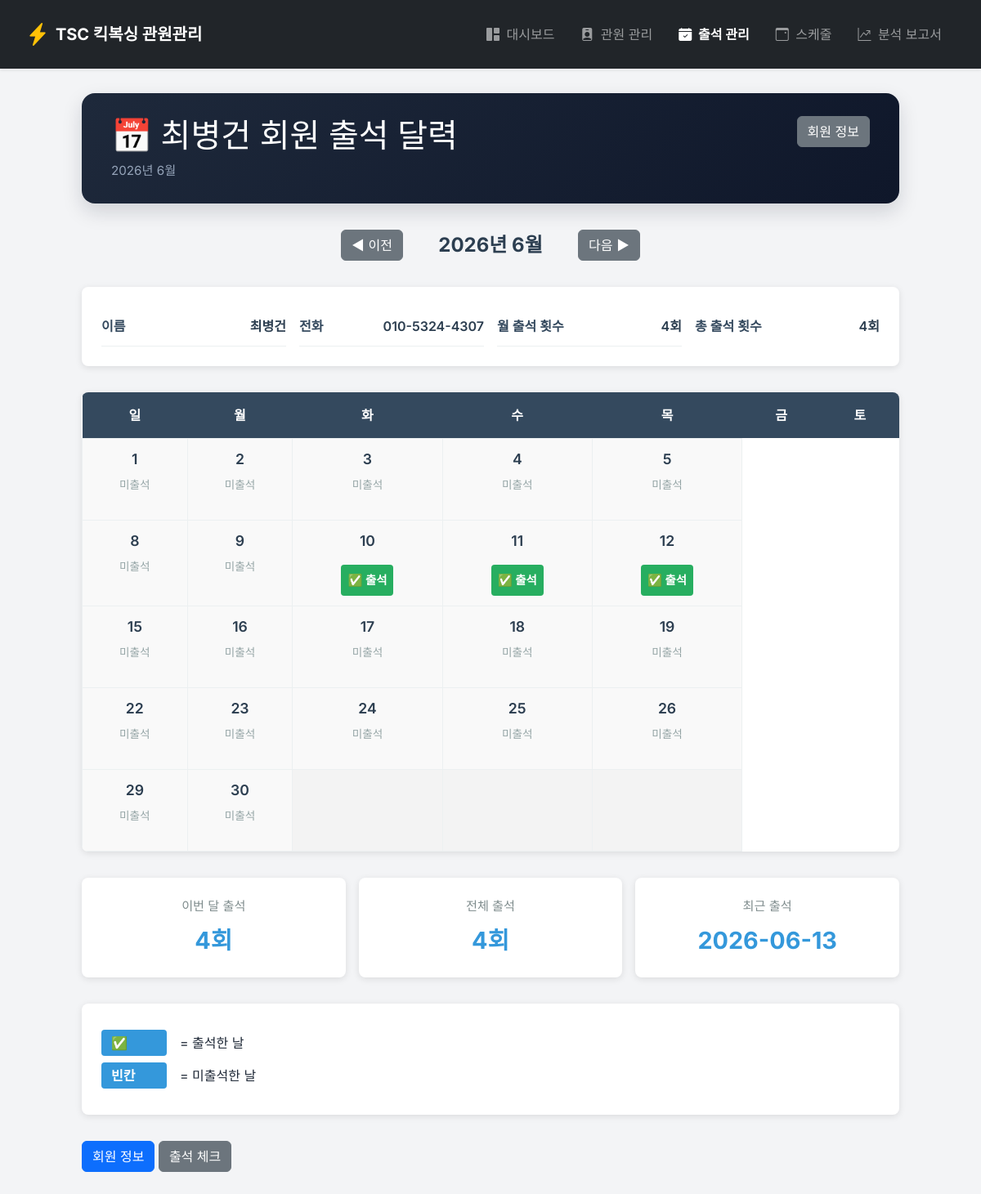
Page /attendance/calendar/1 on the earlier database version.
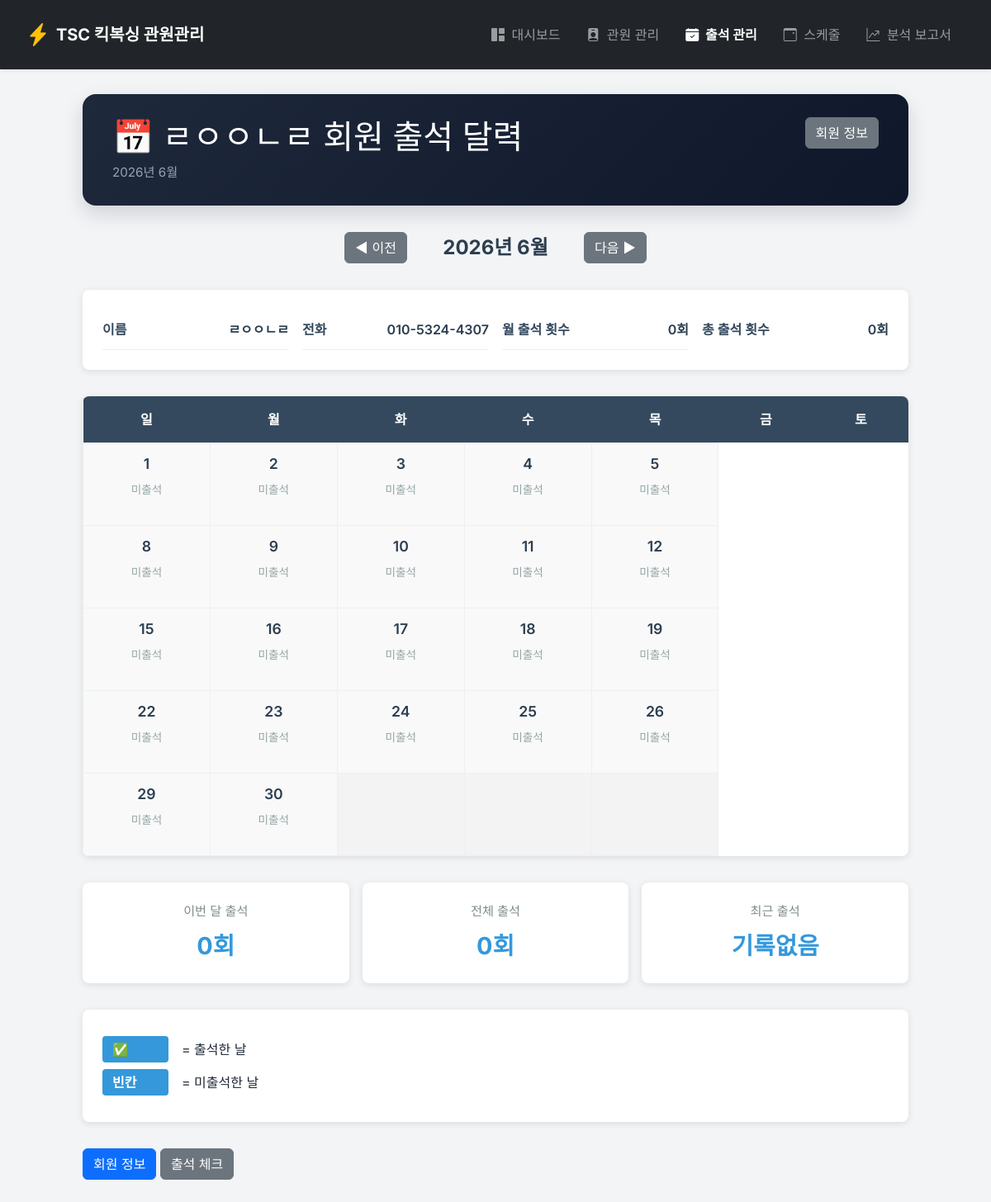
Same page on the later database version.
### tables this page shows
CREATE TABLE members (
            id INTEGER PRIMARY KEY AUTOINCREMENT,
            name TEXT NOT NULL,
            phone TEXT,
            parent_phone TEXT,
            birth_date TEXT,
            gender TEXT,
            branch TEXT DEFAULT '태평동',
            registration_date TEXT NOT NULL,
            membership_type INTEGER NOT NULL,
            membership_start_date TEXT,
            expiry_date TEXT NOT NULL,
            status TEXT DEFAULT 'active',
            memo TEXT,
            created_at TIMESTAMP DEFAULT CURRENT_TIMESTAMP,
            updated_at TIMESTAMP DEFAULT CURRENT_TIMESTAMP
        , suspension_start_date TEXT, suspension_end_date TEXT);

### app.py (the view)
@app.route('/attendance/calendar/<int:member_id>')
def member_attendance_calendar(member_id):
    member = get_member_by_id(member_id)
    if not member:
        return redirect(url_for('members'))
    year = request.args.get('year', datetime.now().year, type=int)
    month = request.args.get('month', datetime.now().month, type=int)
    attendance_set = set(get_member_attendance_by_month(member_id, year, month))
    return render_template('member_attendance_calendar.html',
                           member=member, year=year, month=month,
                           calendar_weeks=get_calendar_data(year, month, exclude_weekend=True),
                           attendance_set=attendance_set)

### app.py (called while the page is built)
def get_calendar_data(year, month, exclude_weekend=False):
    first_day_of_week = calendar.monthrange(year, month)[0]
    days_in_month = calendar.monthrange(year, month)[1]
    calendar_weeks = []
    current_week = [None] * first_day_of_week
    for day in range(1, days_in_month + 1):
        current_week.append(day)
        if len(current_week) == 7:
            if exclude_weekend:
                calendar_weeks.append(current_week[0:5])
            else:
                calendar_weeks.append(current_week)
            current_week = []
    if current_week:
        current_week += [None] * (7 - len(current_week))
        if exclude_weekend:
            calendar_weeks.append(current_week[0:5])
        else:
            calendar_weeks.append(current_week)
    return calendar_weeks

### database.py (called while the page is built)
def get_db_connection():
    if USE_POSTGRES:
        return PostgresConnection(psycopg2.connect(DATABASE_URL, sslmode='require'))
    conn = sqlite3.connect(DATABASE_PATH)
    conn.row_factory = sqlite3.Row
    return conn

def get_member_by_id(member_id):
    conn = get_db_connection()
    cursor = conn.cursor()
    cursor.execute('''
        SELECT m.*,
               (SELECT COUNT(*) FROM attendance WHERE member_id = m.id) as total_attendance,
               (SELECT MAX(attendance_date) FROM attendance WHERE member_id = m.id) as last_attendance
        FROM members m WHERE m.id = ?
    ''', (member_id,))
    result = cursor.fetchone()
    conn.close()
    return result

def get_member_attendance_by_month(member_id, year, month):
    start_date = f'{year}-{month:02d}-01'
    end_date = f'{year+1}-01-01' if month == 12 else f'{year}-{month+1:02d}-01'
    conn = get_db_connection()
    cursor = conn.cursor()
    cursor.execute('''
        SELECT DISTINCT attendance_date FROM attendance
        WHERE member_id = ? AND attendance_date >= ? AND attendance_date < ?
        ORDER BY attendance_date
    ''', (member_id, start_date, end_date))
    result = cursor.fetchall()
    conn.close()
    return [row['attendance_date'] for row in result]

### templates/member_attendance_calendar.html (shortened to what this page needs)
{% extends "base.html" %}
{% block content %}
<div class="calendar-page">
    <div class="page-header">
        <div>
            <h1>📅 {{ member.name }} 회원 출석 달력</h1>
            <p class="subtitle">{{ year }}년 {{ month }}월</p>
        </div>
        <div class="header-actions">
            <a href="{{ url_for('member_detail', member_id=member.id) }}" class="btn btn-secondary">회원 정보</a>
        </div>
    </div>
    <div class="calendar-nav">
        <a href="{{ url_for('member_attendance_calendar', member_id=member.id, year=year-1 if month == 1 else year, month=month-1 if month > 1 else 12) }}" class="btn btn-secondary">◀ 이전</a>
        <span class="calendar-title">{{ year }}년 {{ month }}월</span>
        <a href="{{ url_for('member_attendance_calendar', member_id=member.id, year=year+1 if month == 12 else year, month=month+1 if month < 12 else 1) }}" class="btn btn-secondary">다음 ▶</a>
    </div>
    <div class="member-info-box">
        <div class="info-item">
            <span class="label">이름</span>
            <span class="value">{{ member.name }}</span>
        </div>
        <div class="info-item">
            <span class="label">전화</span>
            <span class="value">{{ member.phone or '-' }}</span>
        </div>
        <div class="info-item">
            <span class="label">월 출석 횟수</span>
            <span class="value">{{ attendance_set|length }}회</span>
        </div>
        <div class="info-item">
            <span class="label">총 출석 횟수</span>
            <span class="value">{{ member.total_attendance or 0 }}회</span>
        </div>
    </div>
    <div class="calendar-container">
        <table class="calendar-table">
            <thead>
                <tr>
                    <th>일</th>
                    <th>월</th>
                    <th>화</th>
                    <th>수</th>
                    <th>목</th>
                    <th>금</th>
                    <th>토</th>
                </tr>
            </thead>
            <tbody>
                {% for week in calendar_weeks %}
                <tr>
                    {% for day in week %}
                    <td class="calendar-day {% if day is none %}other-month{% endif %}">
                        {% if day is not none %}
                            {% set date_str = '%04d-%02d-%02d'|format(year, month, day) %}
                            <div class="day-header">{{ day }}</div>
                            {% if date_str in attendance_set %}
                            <div class="attendance-mark">✅ 출석</div>
                            {% else %}
                            <div class="no-attendance">미출석</div>
                            {% endif %}
                        {% endif %}
                    </td>
                    {% endfor %}
                </tr>
                {% endfor %}
            </tbody>
        </table>
    </div>
    <div class="calendar-stats">
        <div class="stat-box">
            <span class="stat-label">이번 달 출석</span>
            <span class="stat-value">{{ attendance_set|length }}회</span>
        </div>
        <div class="stat-box">
            <span class="stat-label">전체 출석</span>
            <span class="stat-value">{{ member.total_attendance or 0 }}회</span>
        </div>
        <div class="stat-box">
            <span class="stat-label">최근 출석</span>
            <span class="stat-value">{{ member.last_attendance or '기록없음' }}</span>
        </div>
    </div>
    <div class="calendar-legend">
        <div class="legend-item">
            <span class="legend-badge">✅</span> = 출석한 날
        </div>
        <div class="legend-item">
            <span class="legend-badge">빈칸</span> = 미출석한 날
        </div>
    </div>
    <div class="action-buttons">
        <a href="{{ url_for('member_detail', member_id=member.id) }}" class="btn btn-primary">회원 정보</a>
        <a href="{{ url_for('attendance') }}" class="btn btn-secondary">출석 체크</a>
    </div>
</div>
{% endblock %}

### templates/base.html (shortened to what this page needs)
<!DOCTYPE html>
<html lang="ko">
<head>
    <link href="https://cdn.jsdelivr.net/npm/bootstrap@5.3.0/dist/css/bootstrap.min.css" rel="stylesheet">
    <link href="https://cdn.jsdelivr.net/npm/bootstrap-icons@1.11.0/font/bootstrap-icons.css" rel="stylesheet">
</head>
<body>
    <nav class="navbar navbar-expand-lg navbar-dark bg-dark shadow-sm py-3 px-2">
        <div class="container-fluid px-4">
            <a class="navbar-brand fw-bold d-flex align-items-center gap-2" href="/">
                <i class="bi bi-lightning-charge-fill text-warning fs-3"></i>
                <span>TSC 킥복싱 관원관리</span>
            </a>
            <div class="collapse navbar-collapse" id="navbarNav">
                <ul class="navbar-nav ms-auto fs-6">
                    <li class="nav-item px-2">
                        <a class="nav-link {% if request.path == '/' %}active fw-bold text-white{% endif %}" href="/">
                            <i class="bi bi-grid-1x2-fill me-1"></i> 대시보드
                        </a>
                    </li>
                    <li class="nav-item px-2">
                        <a class="nav-link {% if request.path.startswith('/members') %}active fw-bold text-white{% endif %}" href="/members">
                            <i class="bi bi-person-badge-fill me-1"></i> 관원 관리
                        </a>
                    </li>
                    <li class="nav-item px-2">
                        <a class="nav-white nav-link {% if request.path.startswith('/attendance') %}active fw-bold text-white{% endif %}" href="/attendance">
                            <i class="bi bi-calendar-check-fill me-1"></i> 출석 관리
                        </a>
                    </li>
                    <li class="nav-item px-2">
                        <a class="nav-link {% if request.path.startswith('/schedule') %}active fw-bold text-white{% endif %}" href="/schedule">
                            <i class="bi bi-calendar3-event me-1"></i> 스케줄
                        </a>
                    </li>
                    <li class="nav-item px-2">
                        <a class="nav-link {% if request.path.startswith('/reports') %}active fw-bold text-white{% endif %}" href="/reports">
                            <i class="bi bi-graph-up-arrow me-1"></i> 분석 보고서
                        </a>
                    </li>
                </ul>
            </div>
        </div>
    </nav>
    <div class="wide-container">
        {% block content %}{% endblock %}
    </div>
</body>
</html>

### templates/base.html (style rules this page uses)
body { background-color: #f3f4f6; font-family: 'Inter', 'Noto Sans KR', sans-serif; color: #1f2937; margin: 0; padding: 0; }
.wide-container { width: 96% !important; max-width: 96% !important; margin: 0 auto; padding: 30px 0; }
.page-header { background: linear-gradient(135deg, #1e293b 0%, #0f172a 100%); border-radius: 16px; padding: 28px 36px; color: #ffffff; box-shadow: 0 10px 25px rgba(15, 23, 42, 0.15); margin-bottom: 30px; }
.page-header p { color: #94a3b8; }

### templates/member_attendance_calendar.html (style rules this page uses)
.calendar-page { max-width: 1000px; margin: 0 auto; }
.calendar-nav { display: flex; justify-content: center; align-items: center; gap: 2rem; margin: 2rem 0; }
.calendar-title { font-size: 1.5rem; font-weight: bold; color: #2c3e50; min-width: 150px; text-align: center; }
.member-info-box { background: white; border-radius: 8px; box-shadow: 0 2px 8px rgba(0, 0, 0, 0.1); padding: 1.5rem; margin-bottom: 2rem; display: grid; grid-template-columns: repeat(auto-fit, minmax(200px, 1fr)); gap: 1rem; }
.info-item { display: flex; justify-content: space-between; align-items: center; padding: 0.75rem 0; border-bottom: 1px solid #ecf0f1; }
.info-item:last-child { border-bottom: none; }
.info-item .label { font-weight: 600; color: #34495e; }
.info-item .value { color: #2c3e50; font-weight: 600; }
.calendar-container { background: white; border-radius: 8px; box-shadow: 0 2px 8px rgba(0, 0, 0, 0.1); overflow: hidden; margin-bottom: 2rem; }
.calendar-table { width: 100%; border-collapse: collapse; }
.calendar-table thead { background: #34495e; color: white; }
.calendar-table th { padding: 1rem; text-align: center; font-weight: 600; }
.calendar-day { border: 1px solid #ecf0f1; padding: 0.75rem; height: 100px; vertical-align: top; background: #f9f9f9; position: relative; text-align: center; }
.calendar-day.other-month { background: #e8e8e8; opacity: 0.5; }
.day-header { font-weight: 600; color: #2c3e50; margin-bottom: 0.5rem; font-size: 1.1rem; }
.no-attendance { color: #95a5a6; font-size: 0.85rem; margin-top: 0.5rem; }
.calendar-stats { display: grid; grid-template-columns: repeat(auto-fit, minmax(150px, 1fr)); gap: 1rem; margin-bottom: 2rem; }
.stat-box { background: white; border-radius: 8px; box-shadow: 0 2px 8px rgba(0, 0, 0, 0.1); padding: 1.5rem; text-align: center; }
.stat-label { display: block; color: #7f8c8d; font-size: 0.95rem; margin-bottom: 0.5rem; }
.stat-value { display: block; font-size: 1.8rem; font-weight: bold; color: #3498db; }
.calendar-legend { background: white; padding: 1.5rem; border-radius: 8px; box-shadow: 0 2px 8px rgba(0, 0, 0, 0.1); margin-bottom: 2rem; }
.legend-item { margin: 0.5rem 0; display: flex; align-items: center; gap: 1rem; }
.legend-badge { background: #3498db; color: white; padding: 0.25rem 0.75rem; border-radius: 4px; font-weight: 600; min-width: 80px; }
.subtitle { color: #7f8c8d; font-size: 0.95rem; margin: 0.5rem 0 0 0; }
.page-header { display: flex; justify-content: space-between; align-items: flex-start; margin-bottom: 2rem; }
.header-actions { display: flex; gap: 1rem; }

Differences in the rows shown:
changed members: name "최병건" → "ㄹㅇㅇㄴㄹ"
Other differences:
{{ attendance_set|length }}: "4" → "0"
{{ member.total_attendance or 0 }}: "4" → "0"
{{ member.last_attendance or '기록없음' }}: "2026-06-13" → "기록없음"
list line gone: "✅ 출석 ✅ 출석 ✅ 출석"
new list line: "미출석 미출석 미출석"
